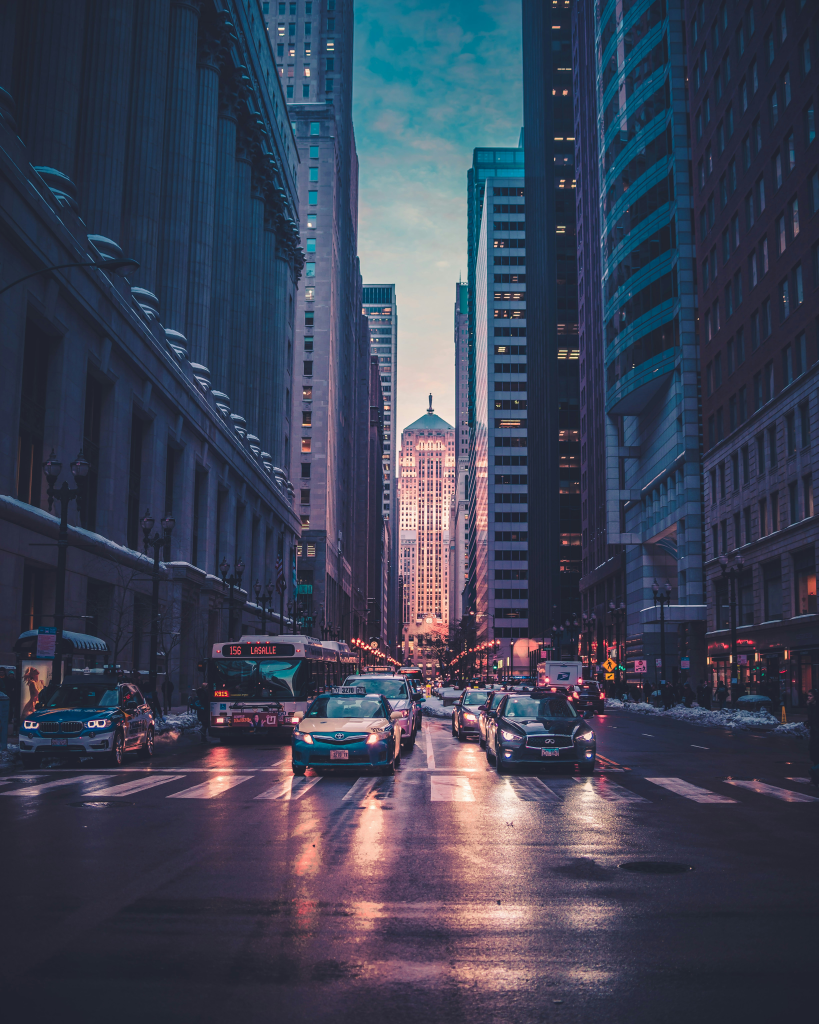
#> input picture projects/project3-colorful-canvas/examples/city.jpg, 4912 x 6144 px (shown at 1/6 size)
$ python -i color_enhancement.py   (imports and definitions only)
#> lines starting #> are read from the running program, lines starting #| are printed output that depends on the picture
#> further down, picture is the input picture: PIL image 4912x6144 RGB; mean R, G, B 61.2, 66.5, 85
"""
Color Enhancement Module - After Effects & Illustrator Equivalent
Provides professional color grading, vibrant effects, and vector graphics
for creating stunning anamorphic billboards like the Converse example
"""

import numpy as np
from PIL import Image, ImageEnhance, ImageFilter
import cv2
import colorsys
import matplotlib.pyplot as plt
import matplotlib.colors as mcolors
from skimage import color, exposure, filters
from typing import Tuple, List, Optional
import seaborn as sns

class ColorEnhancer:
    """After Effects equivalent for color grading and enhancement"""

    def __init__(self):
        self.vibrant_palettes = {
            'neon': ['#FF006E', '#00F5FF', '#FFFF00', '#FF4500', '#00FF7F'],
            'cyber': ['#FF0080', '#0080FF', '#80FF00', '#FF8000', '#8000FF'],
            'pop': ['#FF69B4', '#00CED1', '#FFD700', '#FF6347', '#98FB98'],
            'street': ['#DC143C', '#1E90FF', '#FFD700', '#32CD32', '#FF69B4'],
            'converse': ['#FF4500', '#1E90FF', '#FFD700', '#FF69B4', '#00FF7F']
        }

    # [36 lines left out: functions enhance_vibrancy, color_grade_cinematic, not called in this run]

    def apply_glow_effect(self, image: Image.Image, glow_radius: int = 20, glow_strength: float = 0.8) -> Image.Image:
        """
        Add glow effect like After Effects Glow filter
        """
#> called with glow_radius = 20, glow_strength = 0.8
        # Create glow layer
        glow = image.filter(ImageFilter.GaussianBlur(radius=glow_radius))
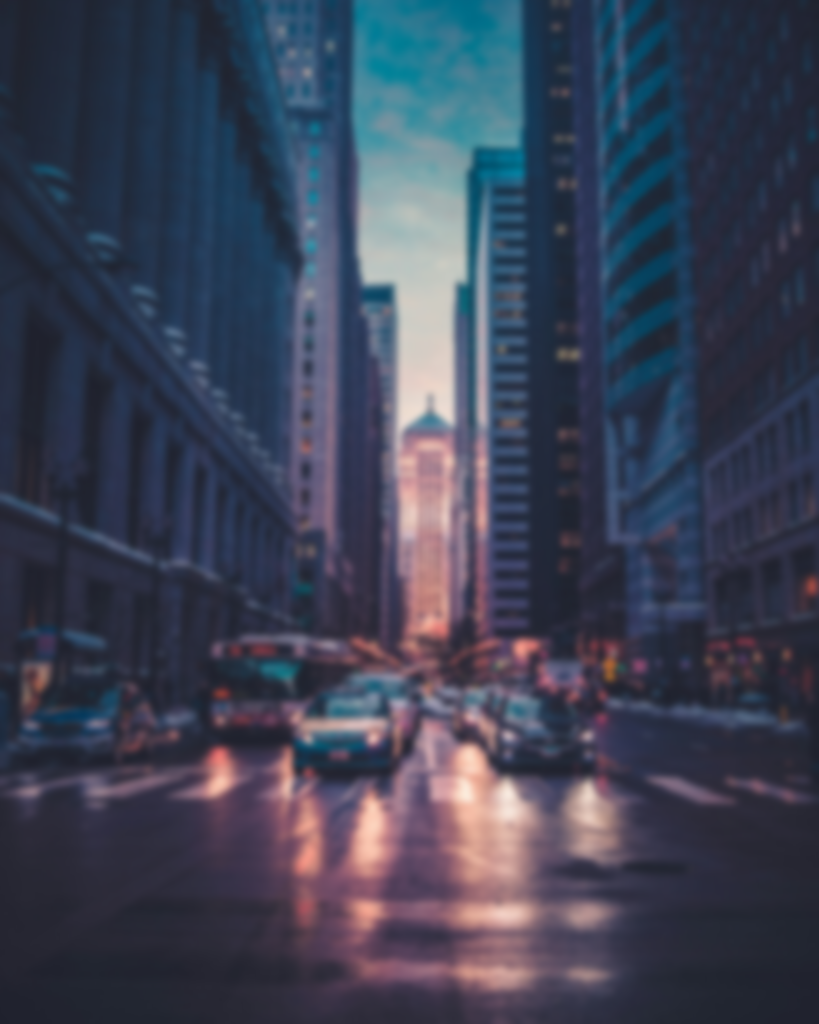
#> glow: PIL image 4912x6144 RGB (shown at 1/6 size); mean R, G, B 61.2, 66.5, 85

        # Blend modes
        result = Image.blend(image, glow, glow_strength)

        # Add outer glow
        outer_glow = image.filter(ImageFilter.GaussianBlur(radius=glow_radius * 2))
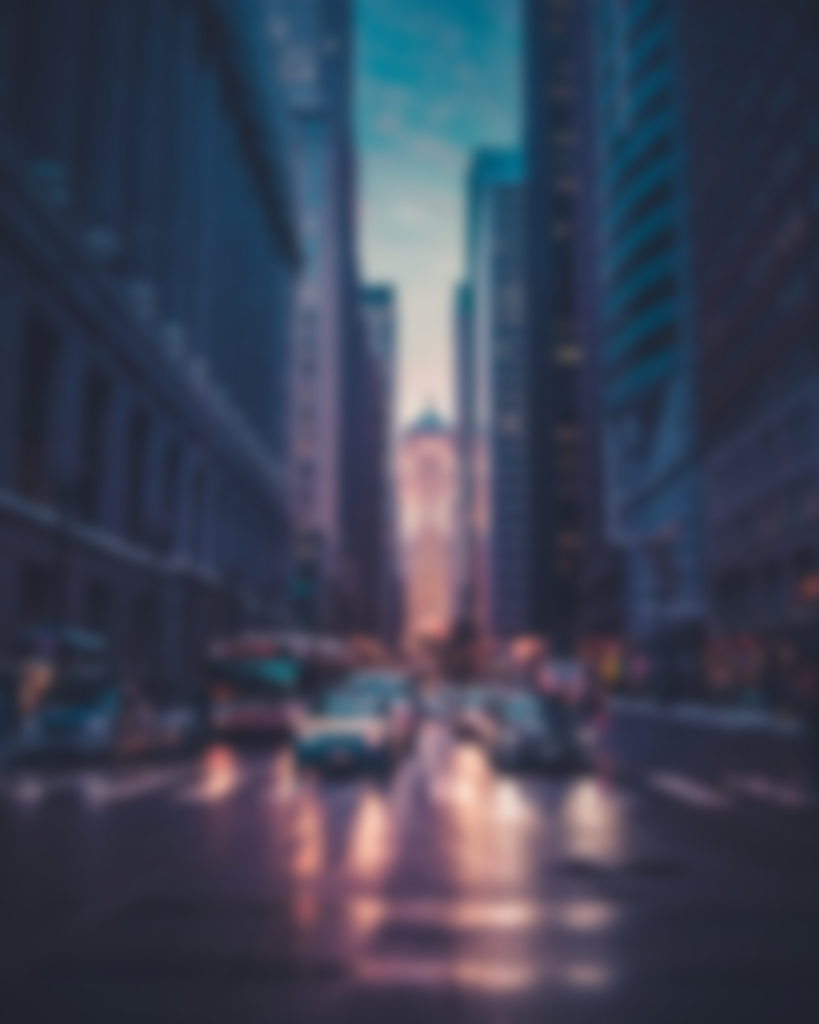
#> outer_glow: PIL image 4912x6144 RGB (shown at 1/6 size); mean R, G, B 61.2, 66.5, 85
        result = Image.blend(result, outer_glow, glow_strength * 0.3)

        return result

    # [46 lines left out: functions create_color_palette_from_image, apply_vibrant_palette, not called in this run]

class VectorGraphics:
    """Illustrator equivalent for vector graphics and design elements"""

    def __init__(self):
        self.design_elements = []

    # [74 lines left out: functions create_geometric_overlay, add_text_effects, not called in this run]

class AnamorphicColorProcessor:
    """
    Specialized color processing for anamorphic billboards
    Combines After Effects and Illustrator techniques
    """

    def __init__(self):
        self.enhancer = ColorEnhancer()
        self.vector = VectorGraphics()

    # [105 lines left out: functions create_converse_style_billboard, process_for_blender_material, create_depth_aware_colors, test_color_enhancement, not called in this run]

# [2 lines not run here, left out]

>>> from PIL import Image
>>> picture = Image.open('../examples/city.jpg')
>>> result = ColorEnhancer().apply_glow_effect(picture)
